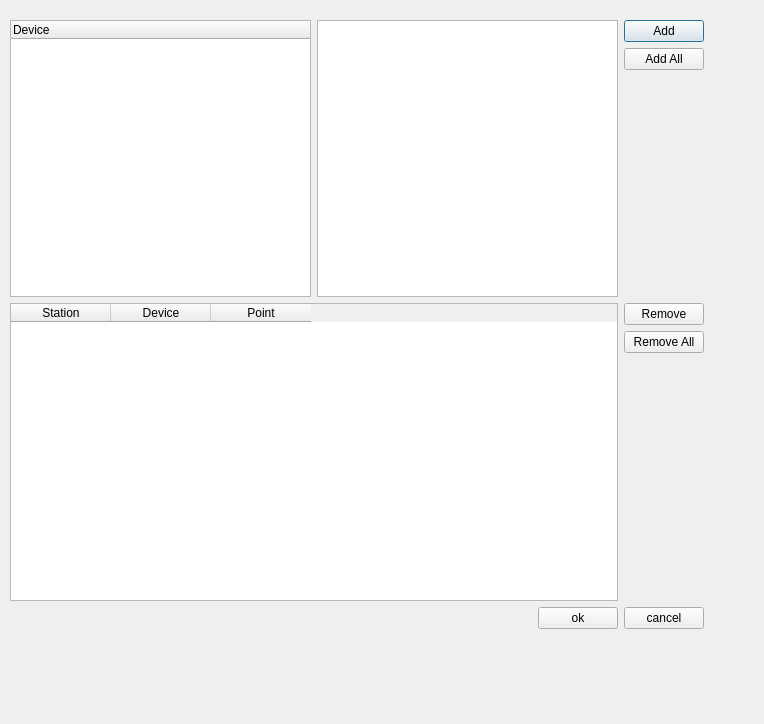
<?xml version="1.0" encoding="UTF-8"?>
<ui version="4.0">
 <class>PowerPredictSP</class>
 <widget class="QDialog" name="PowerPredictSP">
  <property name="geometry">
   <rect>
    <x>0</x>
    <y>0</y>
    <width>764</width>
    <height>724</height>
   </rect>
  </property>
  <property name="windowTitle">
   <string>Dialog</string>
  </property>
  <widget class="QWidget" name="layoutWidget">
   <property name="geometry">
    <rect>
     <x>10</x>
     <y>20</y>
     <width>694</width>
     <height>609</height>
    </rect>
   </property>
   <layout class="QVBoxLayout" name="verticalLayout_3">
    <item>
     <layout class="QHBoxLayout" name="horizontalLayout_2">
      <item>
       <widget class="QTreeWidget" name="tree">
        <column>
         <property name="text">
          <string>Device</string>
         </property>
        </column>
       </widget>
      </item>
      <item>
       <widget class="QTableWidget" name="table"/>
      </item>
      <item>
       <layout class="QVBoxLayout" name="verticalLayout">
        <item>
         <widget class="QPushButton" name="add_btn">
          <property name="text">
           <string>Add</string>
          </property>
         </widget>
        </item>
        <item>
         <widget class="QPushButton" name="addall_btn">
          <property name="text">
           <string>Add All</string>
          </property>
         </widget>
        </item>
        <item>
         <spacer name="verticalSpacer">
          <property name="orientation">
           <enum>Qt::Vertical</enum>
          </property>
          <property name="sizeHint" stdset="0">
           <size>
            <width>20</width>
            <height>198</height>
           </size>
          </property>
         </spacer>
        </item>
       </layout>
      </item>
     </layout>
    </item>
    <item>
     <layout class="QHBoxLayout" name="horizontalLayout_3">
      <item>
       <widget class="QTableWidget" name="point">
        <column>
         <property name="text">
          <string>Station</string>
         </property>
        </column>
        <column>
         <property name="text">
          <string>Device</string>
         </property>
        </column>
        <column>
         <property name="text">
          <string>Point</string>
         </property>
        </column>
       </widget>
      </item>
      <item>
       <layout class="QVBoxLayout" name="verticalLayout_2">
        <item>
         <widget class="QPushButton" name="remove_btn">
          <property name="text">
           <string>Remove</string>
          </property>
         </widget>
        </item>
        <item>
         <widget class="QPushButton" name="removeall_btn">
          <property name="text">
           <string>Remove All</string>
          </property>
         </widget>
        </item>
        <item>
         <spacer name="verticalSpacer_2">
          <property name="orientation">
           <enum>Qt::Vertical</enum>
          </property>
          <property name="sizeHint" stdset="0">
           <size>
            <width>20</width>
            <height>248</height>
           </size>
          </property>
         </spacer>
        </item>
       </layout>
      </item>
     </layout>
    </item>
    <item>
     <layout class="QHBoxLayout" name="horizontalLayout">
      <item>
       <spacer name="horizontalSpacer">
        <property name="orientation">
         <enum>Qt::Horizontal</enum>
        </property>
        <property name="sizeHint" stdset="0">
         <size>
          <width>528</width>
          <height>20</height>
         </size>
        </property>
       </spacer>
      </item>
      <item>
       <widget class="QPushButton" name="ok_btn">
        <property name="text">
         <string>ok</string>
        </property>
       </widget>
      </item>
      <item>
       <widget class="QPushButton" name="cancel_btn">
        <property name="text">
         <string>cancel</string>
        </property>
       </widget>
      </item>
     </layout>
    </item>
   </layout>
  </widget>
 </widget>
 <resources/>
 <connections>
  <connection>
   <sender>ok_btn</sender>
   <signal>clicked()</signal>
   <receiver>PowerPredictSP</receiver>
   <slot>accept()</slot>
   <hints>
    <hint type="sourcelabel">
     <x>571</x>
     <y>618</y>
    </hint>
    <hint type="destinationlabel">
     <x>431</x>
     <y>284</y>
    </hint>
   </hints>
  </connection>
  <connection>
   <sender>cancel_btn</sender>
   <signal>clicked()</signal>
   <receiver>PowerPredictSP</receiver>
   <slot>reject()</slot>
   <hints>
    <hint type="sourcelabel">
     <x>684</x>
     <y>612</y>
    </hint>
    <hint type="destinationlabel">
     <x>456</x>
     <y>280</y>
    </hint>
   </hints>
  </connection>
 </connections>
</ui>
